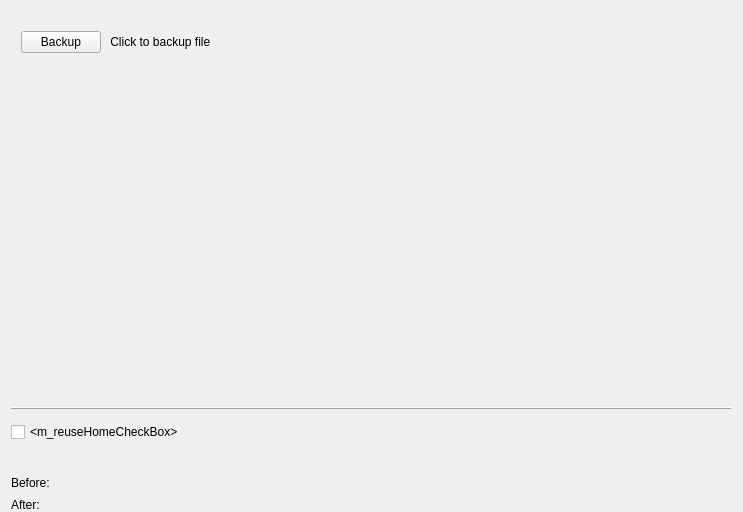
<?xml version="1.0" encoding="UTF-8"?>
<ui version="4.0">
 <author>
SPDX-FileCopyrightText: 2015 Teo Mrnjavac &lt;teo@kde.org&gt;
SPDX-FileCopyrightText: 2021 Kiyung
SPDX-License-Identifier: GPL-3.0-or-later
 </author>
 <class>ChoicePage</class>
 <widget class="QWidget" name="ChoicePage">
  <property name="geometry">
   <rect>
    <x>0</x>
    <y>0</y>
    <width>743</width>
    <height>512</height>
   </rect>
  </property>
  <property name="windowTitle">
   <string>Form</string>
  </property>
  <layout class="QVBoxLayout" name="m_mainLayout" stretch="0,0,1">
   <property name="bottomMargin">
    <number>0</number>
   </property>
   <item>
    <layout class="QHBoxLayout" name="m_drivesLayout">
     <item>
      <widget class="QLabel" name="m_drivesLabel">
       <property name="toolTip">
        <string notr="true"/>
       </property>
       <property name="text">
        <string notr="true">&lt;m_drivesLabel&gt;</string>
       </property>
      </widget>
     </item>
    </layout>
   </item>
   <item>
    <layout class="QHBoxLayout" name="horizontalLayout">
     <property name="leftMargin">
      <number>10</number>
     </property>
     <item>
      <widget class="QPushButton" name="pushButton">
       <property name="sizePolicy">
        <sizepolicy hsizetype="Fixed" vsizetype="Fixed">
         <horstretch>0</horstretch>
         <verstretch>0</verstretch>
        </sizepolicy>
       </property>
       <property name="text">
        <string>Backup</string>
       </property>
      </widget>
     </item>
     <item>
      <widget class="QLabel" name="label">
       <property name="text">
        <string> Click to backup file</string>
       </property>
      </widget>
     </item>
    </layout>
   </item>
   <item>
    <layout class="QVBoxLayout" name="m_rightLayout" stretch="0,1,0,0,0,0,0">
     <item>
      <widget class="QLabel" name="m_messageLabel">
       <property name="toolTip">
        <string notr="true"/>
       </property>
       <property name="text">
        <string notr="true">&lt;m_messageLabel&gt;</string>
       </property>
      </widget>
     </item>
     <item>
      <widget class="QScrollArea" name="m_itemsScrollArea">
       <property name="frameShape">
        <enum>QFrame::NoFrame</enum>
       </property>
       <property name="frameShadow">
        <enum>QFrame::Plain</enum>
       </property>
       <property name="lineWidth">
        <number>0</number>
       </property>
       <property name="widgetResizable">
        <bool>true</bool>
       </property>
       <widget class="QWidget" name="scrollAreaWidgetContents">
        <property name="geometry">
         <rect>
          <x>0</x>
          <y>0</y>
          <width>723</width>
          <height>324</height>
         </rect>
        </property>
        <layout class="QVBoxLayout" name="m_itemsLayout">
         <property name="leftMargin">
          <number>0</number>
         </property>
         <property name="topMargin">
          <number>0</number>
         </property>
         <property name="rightMargin">
          <number>0</number>
         </property>
         <property name="bottomMargin">
          <number>0</number>
         </property>
        </layout>
       </widget>
      </widget>
     </item>
     <item>
      <widget class="QFrame" name="hLine">
       <property name="frameShape">
        <enum>QFrame::HLine</enum>
       </property>
       <property name="frameShadow">
        <enum>QFrame::Raised</enum>
       </property>
      </widget>
     </item>
     <item>
      <widget class="EncryptWidget" name="m_encryptWidget" native="true"/>
     </item>
     <item>
      <widget class="QCheckBox" name="m_reuseHomeCheckBox">
       <property name="text">
        <string notr="true">&lt;m_reuseHomeCheckBox&gt;</string>
       </property>
      </widget>
     </item>
     <item>
      <widget class="QLabel" name="m_selectLabel">
       <property name="text">
        <string notr="true"/>
       </property>
      </widget>
     </item>
     <item>
      <layout class="QGridLayout" name="beforeAfterGridLayout">
       <property name="verticalSpacing">
        <number>0</number>
       </property>
       <item row="2" column="0">
        <layout class="QVBoxLayout" name="verticalLayout_2">
         <property name="spacing">
          <number>0</number>
         </property>
         <item>
          <spacer name="verticalSpacer_2">
           <property name="orientation">
            <enum>Qt::Vertical</enum>
           </property>
           <property name="sizeType">
            <enum>QSizePolicy::Fixed</enum>
           </property>
           <property name="sizeHint" stdset="0">
            <size>
             <width>20</width>
             <height>8</height>
            </size>
           </property>
          </spacer>
         </item>
         <item>
          <widget class="QLabel" name="m_previewAfterLabel">
           <property name="text">
            <string notr="true">After:</string>
           </property>
           <property name="alignment">
            <set>Qt::AlignLeading|Qt::AlignLeft|Qt::AlignTop</set>
           </property>
          </widget>
         </item>
        </layout>
       </item>
       <item row="0" column="0">
        <layout class="QVBoxLayout" name="verticalLayout">
         <property name="spacing">
          <number>0</number>
         </property>
         <item>
          <spacer name="verticalSpacer">
           <property name="orientation">
            <enum>Qt::Vertical</enum>
           </property>
           <property name="sizeType">
            <enum>QSizePolicy::Fixed</enum>
           </property>
           <property name="sizeHint" stdset="0">
            <size>
             <width>20</width>
             <height>8</height>
            </size>
           </property>
          </spacer>
         </item>
         <item>
          <widget class="QLabel" name="m_previewBeforeLabel">
           <property name="text">
            <string notr="true">Before:</string>
           </property>
           <property name="alignment">
            <set>Qt::AlignLeading|Qt::AlignLeft|Qt::AlignTop</set>
           </property>
          </widget>
         </item>
        </layout>
       </item>
       <item row="0" column="1">
        <widget class="QWidget" name="m_previewBeforeFrame" native="true">
         <property name="sizePolicy">
          <sizepolicy hsizetype="Expanding" vsizetype="Preferred">
           <horstretch>0</horstretch>
           <verstretch>0</verstretch>
          </sizepolicy>
         </property>
        </widget>
       </item>
       <item row="2" column="1">
        <widget class="QWidget" name="m_previewAfterFrame" native="true">
         <property name="sizePolicy">
          <sizepolicy hsizetype="Expanding" vsizetype="Preferred">
           <horstretch>0</horstretch>
           <verstretch>0</verstretch>
          </sizepolicy>
         </property>
        </widget>
       </item>
      </layout>
     </item>
    </layout>
   </item>
  </layout>
 </widget>
 <customwidgets>
  <customwidget>
   <class>EncryptWidget</class>
   <extends>QWidget</extends>
   <header>gui/EncryptWidget.h</header>
   <container>1</container>
  </customwidget>
 </customwidgets>
 <resources/>
 <connections/>
</ui>
